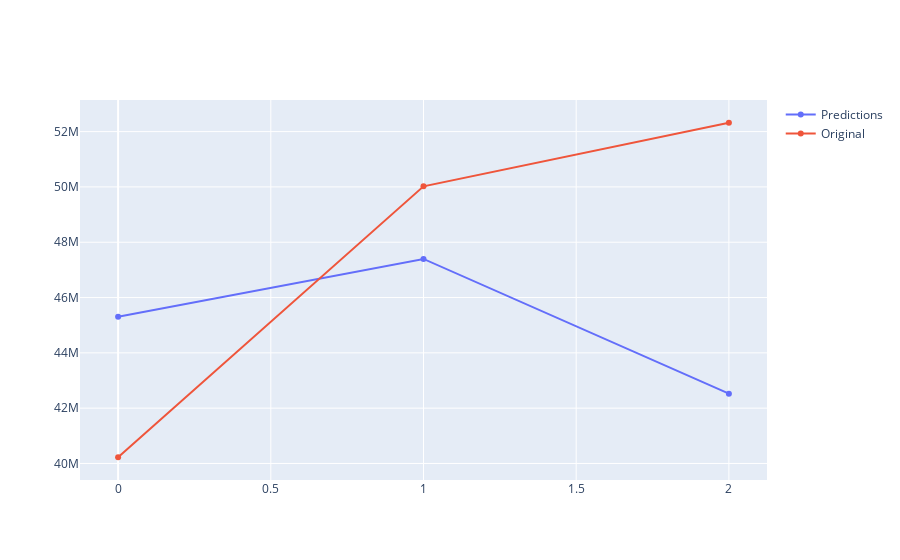

Notebook source saved alongside this figure:
### Code cell
iplot(Figure(data=[Scatter(y=test['preds'], name='Predictions'),
                  Scatter(y=test['Revenue'], name='Original')]))

### Figure 1 — Plotly figure (JSON) as saved in the notebook; plotly's stock layout.template omitted (floating-point values rounded to 4 significant figures)
{"data": [{"name": "Predictions", "type": "scatter", "y": [45310000.0, 47400000.0, 42520000.0]}, {"name": "Original", "type": "scatter", "y": [40230000.0, 50020000.0, 52320000.0]}], "layout": {}}
